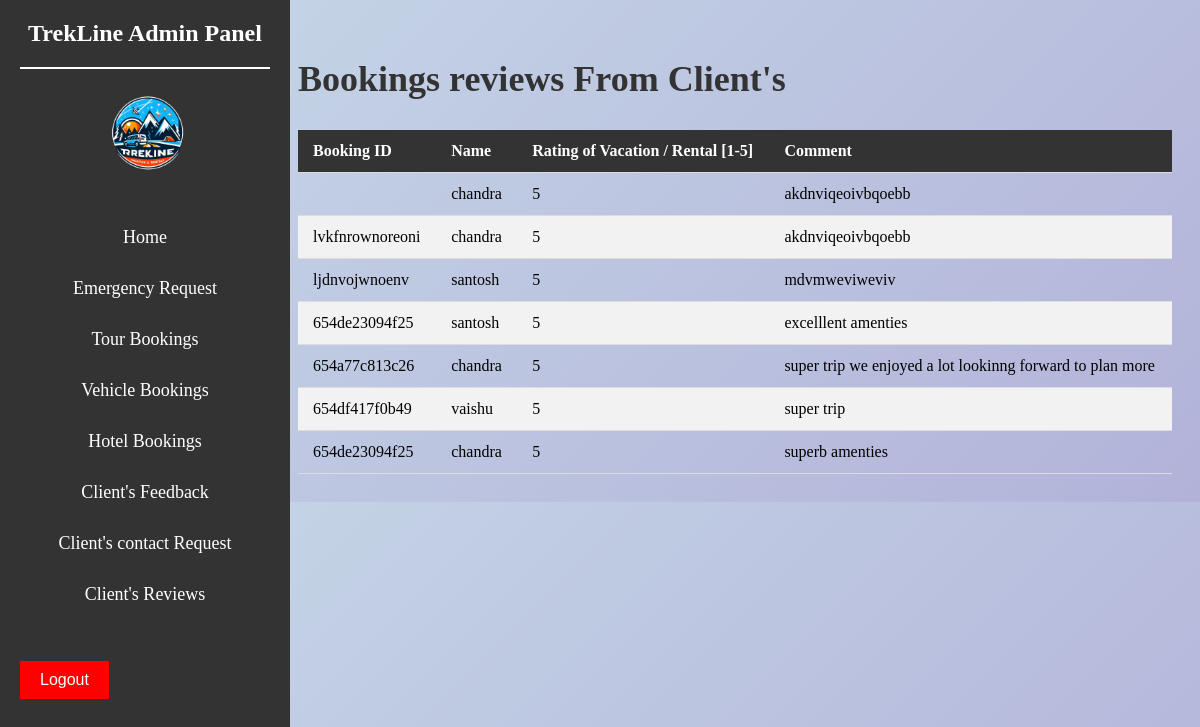
The page /admin/adminreview.php on the database its author committed.
### tables this page shows
CREATE TABLE `reviews` (
  `booking_id` varchar(20) NOT NULL,
  `username` varchar(40) NOT NULL,
  `rating` varchar(10) NOT NULL,
  `comment` varchar(600) NOT NULL
);

### admin/adminreview.php (the view, shortened to what this page needs)
<?php
$db_host = "localhost";
$db_user = "root";
$db_password = "";
$db_name = "trekline";
$conn = new mysqli($db_host, $db_user, $db_password, $db_name);
function getEmergencyData($conn) {
    $sql = "SELECT * FROM reviews";
    $result = $conn->query($sql);
    if ($result->num_rows > 0) {
        return $result->fetch_all(MYSQLI_ASSOC);
    } else {
        return [];
    }
}
$emergencyData = getEmergencyData($conn);
?>
<!DOCTYPE html>
<html>
<head>
</head>
<body style=" background: linear-gradient(135deg, rgba(70, 130, 180, 0.3), rgba(0, 0, 128, 0.3));">
<div class="sidebar">
        <h3 align="center">TrekLine Admin Panel</h3><br><img src="img/logo2.png" alt="Logo" class="logo" width="90px" style="border-radius: 1000px; margin-left:85px ;">
        <ul align="center">
            <li><a href="adminindex.php">Home</a></li>
            <li><a href="adminemergency.php">Emergency Request</a></li>
            <li><a href="admintourbooking.php">Tour Bookings</a></li>
            <li><a href="adminvehiclebooking.php">Vehicle Bookings</a></li>
            <li><a href="adminhotelbooking.php">Hotel Bookings</a></li>
            <li><a href="adminrating.php">Client's Feedback</a></li>
            <li><a href="admincontact.php">Client's contact Request</a></li>
            <li><a href="adminreview.php">Client's Reviews</a></li>
        </ul>
        <button class="logout-button" onclick="location.href='adminlogout.php'">Logout</button>
    </div>
<div class="content">
    <h2> Bookings reviews From Client's </h2>
    <?php if (empty($emergencyData)) {  ?>
        <p>No Review data is found.</p>
    <?php } else {  ?>
        <table>
            <thead>
                <tr>
                    <th>Booking ID</th>
                    <th>Name</th>
                    <th>Rating of Vacation / Rental [1-5]</th>
                    <th>Comment</th>
                </tr>
            </thead>
            <tbody>
                <?php foreach ($emergencyData as $data) { ?>
                    <tr>
                        <td><?= $data['booking_id'] ?></td>
                        <td><?= $data['username'] ?></td>
                        <td><?= $data['rating'] ?></td>
                        <td><?= $data['comment'] ?></td>
                    </tr>
                <?php } ?>
            </tbody>
        </table>
    <?php } ?>
</div>
</body>
</html>

### admin/adminreview.php (style rules this page uses)
.sidebar { width: 250px; position: fixed; top: 0; bottom: 0; left: 0; background-color: #333; color: #fff; padding: 20px; overflow-y: auto; }
.sidebar h3 { margin: 0; padding-bottom: 20px; border-bottom: 2px solid #fff; font-size: 24px; }
.sidebar ul { list-style: none; padding: 20px; }
.sidebar li { margin-bottom: 10px; padding: 10px }
.sidebar a { color: #fff; text-decoration: none; font-size: 18px; }
.logout-button { background-color: #f00; color: #fff; border: none; padding: 10px 20px; font-size: 16px; cursor: pointer; }
.content { margin-left: 270px; padding: 20px; }
h2 { font-size: 36px; color: #333; }
table { width: 100%; border-collapse: collapse; }
th, td { padding: 12px 15px; text-align: left; border-bottom: 1px solid #ddd; }
th { background-color: #333; color: white; }
tr:nth-child(even) { background-color: #f2f2f2; }

### rows shown on the page
reviews: username "chandra", rating "5", comment "akdnviqeoivbqoebb"
reviews: booking "lvkfnrownoreoni", username "chandra", rating "5", comment "akdnviqeoivbqoebb"
reviews: booking "ljdnvojwnoenv", username "santosh", rating "5", comment "mdvmweviweviv"
reviews: booking "654de23094f25", username "santosh", rating "5", comment "excelllent amenties"
reviews: booking "654a77c813c26", username "chandra", rating "5", comment "super trip we enjoyed a lot lookinng forward to plan more"
reviews: booking "654df417f0b49", username "vaishu", rating "5", comment "super trip"
reviews: booking "654de23094f25", username "chandra", rating "5", comment "superb amenties"
